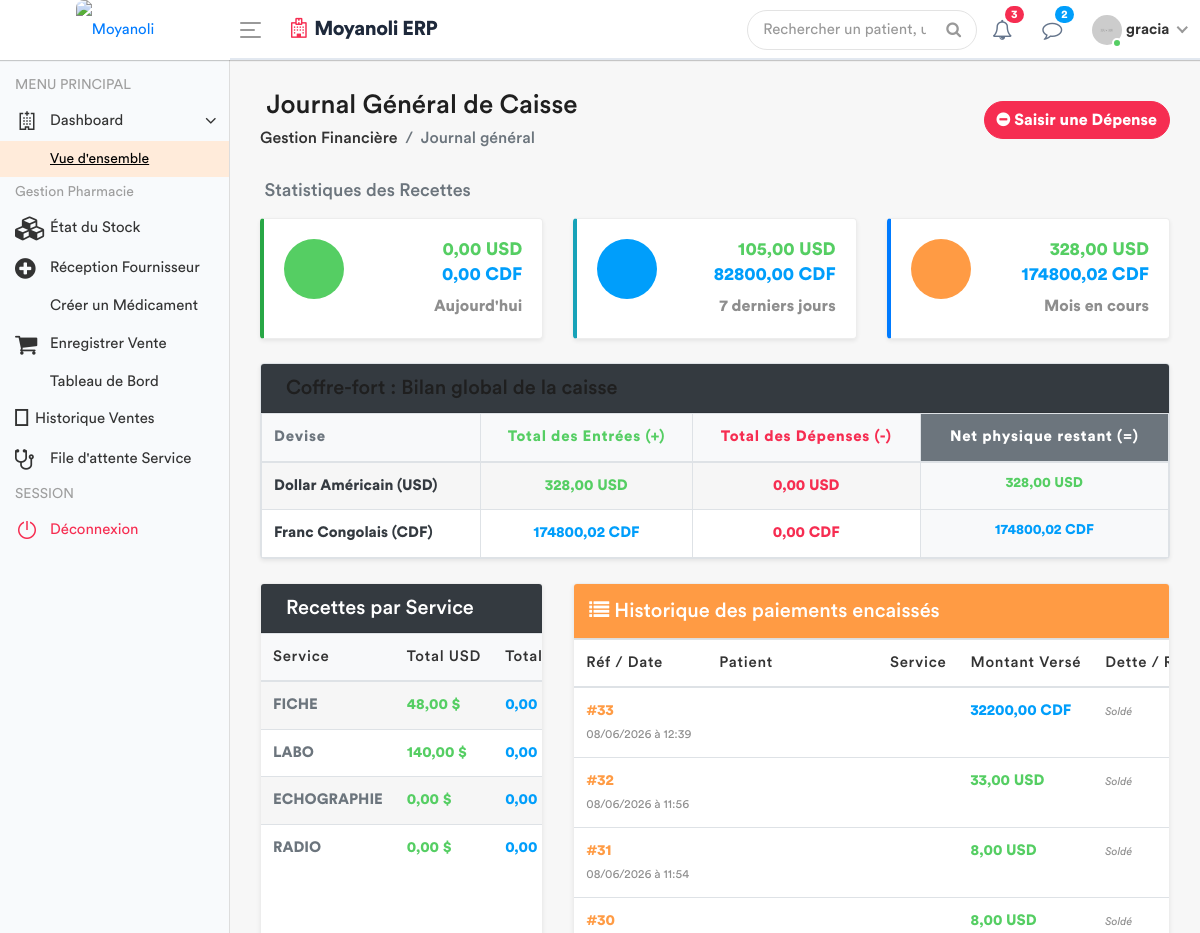
Page /journal-caisse-depense/ (signed in, upper part) on the earlier database version.
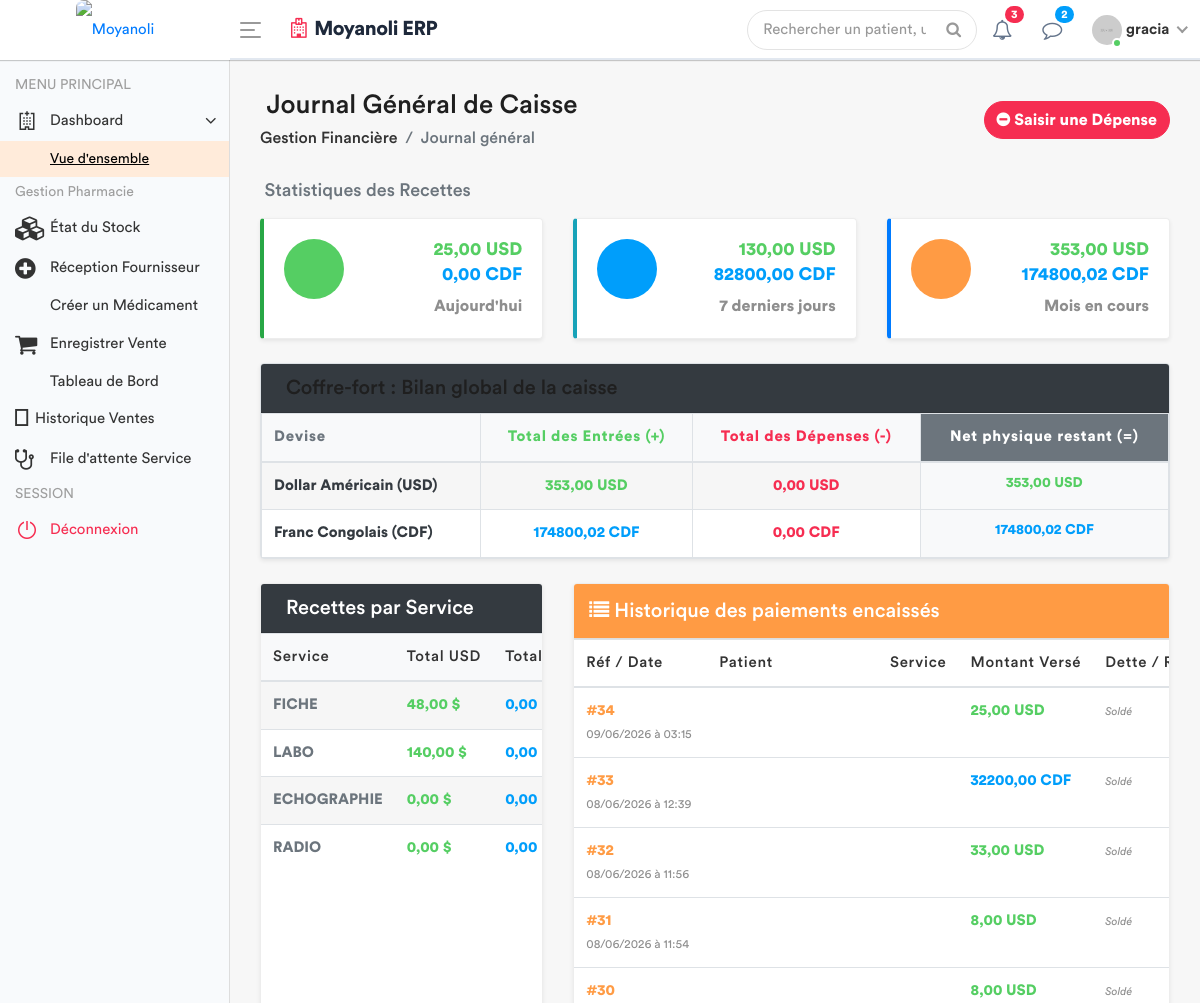
Same page on the later database version.
### apps/models.py (models this page shows, shortened)
class Paiement(models.Model):
    CURRENCY = [('USD', 'USD'), ('CDF', 'CDF')]
    SERVICES = [
        ('FICHE', 'Fiche'),
        ('CONSULTATION', 'Consultation'),
        ('LABO', 'Labo'),
        ('ECHOGRAPHIE', 'Échographie'),
        ('RADIO', 'Radiographie'),
        ('SOIN', 'Soins'),
        ('MATERNITE', 'Maternité'),
        ('DECES', 'Actes de décès'),
        ('EXAMENS', 'Examens'),
        ('CARTE_FIDELITE', 'Achat Carte de Fidélité'), # Nouveau service ajouté
    ]
    patient = models.ForeignKey('Patient', on_delete=models.CASCADE, null=True, blank=True)
    consultation = models.ForeignKey('Consultation', on_delete=models.SET_NULL, null=True, blank=True, related_name='paiements')
    dossier_maternite = models.ForeignKey('Maternite', on_delete=models.SET_NULL, null=True, blank=True, related_name='paiements')
    deces = models.ForeignKey('Deces', on_delete=models.SET_NULL, null=True, blank=True, related_name='paiements')
    service = models.CharField(max_length=20, choices=SERVICES)
    montant_verse = models.DecimalField(max_digits=15, decimal_places=2)
    montant_reduction = models.DecimalField(max_digits=10, decimal_places=2, default=0)
    devise = models.CharField(max_length=3, choices=CURRENCY, default='USD')
    date_paiement = models.DateTimeField(default=timezone.now)
    caissier = models.ForeignKey(User, on_delete=models.PROTECT)
    reste_a_payer = models.DecimalField(max_digits=15, decimal_places=2, default=Decimal('0.00'), verbose_name="Dette / Reste à payer")

### apps/views.py (the view)
# urls.py: path('journal-caisse-depense/', views.dashboard_finance_depense, name='dashboard_finance_depense'),
@login_required
def dashboard_finance_depense(request):
    role = Fonction.objects.filter(userKey=request.user).first()
    fonctionKey = role.fonctionKey.roleName if role else None
    maintenant = timezone.now()
    debut_aujourdhui = maintenant.replace(hour=0, minute=0, second=0, microsecond=0)
    debut_semaine = debut_aujourdhui - timezone.timedelta(days=maintenant.weekday())
    debut_mois = maintenant.replace(day=1, hour=0, minute=0, second=0, microsecond=0)
    paiements_tous = Paiement.objects.all().order_by('-date_paiement')
    zero_decimal = Decimal('0.00')
    recettes_stats = Paiement.objects.aggregate(
        auj_usd=Coalesce(Sum('montant_verse', filter=Q(date_paiement__gte=debut_aujourdhui, devise='USD')), zero_decimal, output_field=DecimalField()),
        auj_cdf=Coalesce(Sum('montant_verse', filter=Q(date_paiement__gte=debut_aujourdhui, devise='CDF')), zero_decimal, output_field=DecimalField()),
        sem_usd=Coalesce(Sum('montant_verse', filter=Q(date_paiement__gte=debut_semaine, devise='USD')), zero_decimal, output_field=DecimalField()),
        sem_cdf=Coalesce(Sum('montant_verse', filter=Q(date_paiement__gte=debut_semaine, devise='CDF')), zero_decimal, output_field=DecimalField()),
        mois_usd=Coalesce(Sum('montant_verse', filter=Q(date_paiement__gte=debut_mois, devise='USD')), zero_decimal, output_field=DecimalField()),
        mois_cdf=Coalesce(Sum('montant_verse', filter=Q(date_paiement__gte=debut_mois, devise='CDF')), zero_decimal, output_field=DecimalField()),
    )
    total_entrees = Paiement.objects.aggregate(
        usd=Coalesce(Sum('montant_verse', filter=Q(devise='USD')), zero_decimal, output_field=DecimalField()),
        cdf=Coalesce(Sum('montant_verse', filter=Q(devise='CDF')), zero_decimal, output_field=DecimalField())
    )
    total_depenses = Depense.objects.aggregate(
        usd=Coalesce(Sum('montant', filter=Q(devise='USD')), zero_decimal, output_field=DecimalField()),
        cdf=Coalesce(Sum('montant', filter=Q(devise='CDF')), zero_decimal, output_field=DecimalField())
    )
    restant_usd = total_entrees['usd'] - total_depenses['usd']
    restant_cdf = total_entrees['cdf'] - total_depenses['cdf']
    services_liste = ['FICHE', 'LABO', 'ECHOGRAPHIE', 'RADIO']
    services_stats = []
    for s in services_liste:
        s_usd = Paiement.objects.filter(service=s, devise='USD').aggregate(t=Coalesce(Sum('montant_verse'), zero_decimal, output_field=DecimalField()))['t']
        s_cdf = Paiement.objects.filter(service=s, devise='CDF').aggregate(t=Coalesce(Sum('montant_verse'), zero_decimal, output_field=DecimalField()))['t']
        services_stats.append({'nom': s, 'usd': s_usd, 'cdf': s_cdf})
    context = {
        'titre_page': "Journal Général de Caisse",
        'fonctionKey': fonctionKey,
        'paiements': paiements_tous,
        'aujourdhui_usd': recettes_stats['auj_usd'],
        'aujourdhui_cdf': recettes_stats['auj_cdf'],
        'semaine_usd': recettes_stats['sem_usd'],
        'semaine_cdf': recettes_stats['sem_cdf'],
        'mois_usd': recettes_stats['mois_usd'],
        'mois_cdf': recettes_stats['mois_cdf'],
        'total_usd': total_entrees['usd'],
        'total_cdf': total_entrees['cdf'],
        'depense_totale_usd': total_depenses['usd'],
        'depense_totale_cdf': total_depenses['cdf'],
        'restant_usd': restant_usd,
        'restant_cdf': restant_cdf,
        'services_stats': services_stats,
    }
    return render(request, 'back-end/finance/journal_caisse.html', context)

### apps/templates/back-end/finance/journal_caisse.html (shortened to what the changed rows need)
<!DOCTYPE html>
{% load static %}
<html lang="fr">
<head>
    {% include 'back-end/includes/css.html' %}
</head>
<body>
    <div class="main-wrapper">
        <div class="page-wrapper">
            <div class="content container-fluid">
                <div class="row mb-2">
                    <div class="col-12 col-sm-6 col-md-4 mb-3">
                        <div class="card dash-widget shadow-sm h-100" style="border-left: 4px solid #28a745; margin-bottom: 0;">
                            <div class="card-body">
                                <div class="dash-widget-info">
                                    <h4 class="text-success font-weight-bold mb-1">{{ aujourdhui_usd|floatformat:2 }} USD</h4>
                                    <h4 class="text-info font-weight-bold mb-2">{{ aujourdhui_cdf|floatformat:2 }} CDF</h4>
                                    <span class="widget-title text-muted small font-weight-bold">Aujourd'hui</span>
                                </div>
                            </div>
                        </div>
                    </div>
                    <div class="col-12 col-sm-6 col-md-4 mb-3">
                        <div class="card dash-widget shadow-sm" style="border-left: 4px solid #17a2b8; margin-bottom: 0;">
                            <div class="card-body">
                                <div class="dash-widget-info">
                                    <h4 class="text-success font-weight-bold mb-1">{{ semaine_usd|floatformat:2 }} USD</h4>
                                    <h4 class="text-info font-weight-bold mb-2">{{ semaine_cdf|floatformat:2 }} CDF</h4>
                                    <span class="widget-title text-muted small font-weight-bold">7 derniers jours</span>
                                </div>
                            </div>
                        </div>
                    </div>
                    <div class="col-12 col-md-4 mb-3">
                        <div class="card dash-widget shadow-sm" style="border-left: 4px solid #007bff; margin-bottom: 0;">
                            <div class="card-body">
                                <div class="dash-widget-info">
                                    <h4 class="text-success font-weight-bold mb-1">{{ mois_usd|floatformat:2 }} USD</h4>
                                    <h4 class="text-info font-weight-bold mb-2">{{ mois_cdf|floatformat:2 }} CDF</h4>
                                    <span class="widget-title text-muted small font-weight-bold">Mois en cours</span>
                                </div>
                            </div>
                        </div>
                    </div>
                </div>
                <div class="card shadow-sm mb-4 border">
                    <div class="card-body p-0">
                        <div class="table-responsive">
                            <table class="table table-bordered table-striped mb-0 text-center text-nowrap">
                                <thead class="bg-light text-secondary">
                                    <tr>
                                        <th class="text-left font-weight-bold">Devise</th>
                                        <th class="font-weight-bold text-success">Total des Entrées (+)</th>
                                        <th class="font-weight-bold text-danger">Total des Dépenses (-)</th>
                                        <th class="bg-secondary text-white font-weight-bold">Net physique restant (=)</th>
                                    </tr>
                                </thead>
                                <tbody>
                                    <tr>
                                        <td class="text-left font-weight-bold text-dark">Dollar Américain (USD)</td>
                                        <td class="text-success font-weight-bold">{{ total_usd|floatformat:2 }} USD</td>
                                        <td class="text-danger font-weight-bold">{{ depense_totale_usd|floatformat:2 }} USD</td>
                                        <td class="bg-light font-weight-bold text-success h5 mb-0">
                                            {{ restant_usd|floatformat:2 }} USD
                                        </td>
                                    </tr>
                                </tbody>
                            </table>
                        </div>
                    </div>
                </div>
                <div class="row">
                    <div class="col-12 col-lg-4 mb-4">
                        <div class="card shadow-sm h-100 mb-0">
                            <div class="card-body p-0">
                                <div class="table-responsive">
                                    <table class="table table-striped table-valign-middle mb-0 text-nowrap">
                                        <thead class="bg-light">
                                            <tr>
                                                <th>Service</th>
                                                <th>Total USD</th>
                                                <th>Total CDF</th>
                                            </tr>
                                        </thead>
                                        <tbody>
                                            {% for s in services_stats %}
                                            <tr>
                                                <td class="font-weight-bold text-secondary">{{ s.nom }}</td>
                                                <td class="text-success font-weight-bold">{{ s.usd|floatformat:2 }} $</td>
                                                <td class="text-info font-weight-bold">{{ s.cdf|floatformat:2 }} FC</td>
                                            </tr>
                                            {% endfor %}
                                        </tbody>
                                    </table>
                                </div>
                            </div>
                        </div>
                    </div>
                    <div class="col-12 col-lg-8 mb-4">
                        <div class="card card-table shadow-sm mb-0">
                            <div class="card-body">
                                <div class="table-responsive">
                                    <table class="table table-hover table-center mb-0 datatable text-nowrap">
                                        <thead>
                                            <tr>
                                                <th>Réf / Date</th>
                                                <th>Patient</th>
                                                <th>Service</th>
                                                <th>Montant Versé</th>
                                                <th>Dette / Reste</th>
                                            </tr>
                                        </thead>
                                        <tbody>
                                            {% for p in paiements %}
                                            <tr>
                                                <td>
                                                    <span class="font-weight-bold text-primary">#{{ p.id }}</span><br>
                                                    <small class="text-muted">{{ p.date_paiement|date:"d/m/Y à H:i" }}</small>
                                                </td>
                                                <td></td>
                                                <td>
                                                </td>
                                                <td class="font-weight-bold {% if p.devise == 'USD' %}text-success{% else %}text-info{% endif %}">
                                                    {{ p.montant_verse|floatformat:2 }} {{ p.devise }}
                                                </td>
                                                <td>
                                                    {% if p.reste_a_payer > 0 %}
                                                        <span class="text-danger font-weight-bold">{{ p.reste_a_payer|floatformat:2 }} {{ p.devise }}</span>
                                                    {% else %}
                                                        <span class="text-muted font-italic" style="font-size: 11px;">Soldé</span>
                                                    {% endif %}
                                                </td>
                                            </tr>
                                            {% empty %}
                                            <tr>
                                                <td colspan="6" class="text-center text-muted p-4">Aucune transaction enregistrée dans le journal.</td>
                                            </tr>
                                            {% endfor %}
                                        </tbody>
                                    </table>
                                </div>
                            </div>
                        </div>
                    </div>
                </div>
            </div>
        </div>
    </div>
</body>
</html>

Differences in the rows shown:
added Paiement: id "34", date_paiement "09/06/2026 à 03:15", montant_verse "25,00", devise "USD", reste_a_payer "Soldé"
Other differences:
{{ aujourdhui_usd|floatformat:2 }}: "0,00" → "25,00"
{{ semaine_usd|floatformat:2 }}: "105,00" → "130,00"
{{ mois_usd|floatformat:2 }}: "328,00" → "353,00"
{{ total_usd|floatformat:2 }}: "328,00" → "353,00"
{{ restant_usd|floatformat:2 }}: "328,00" → "353,00"
